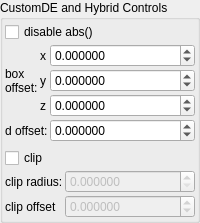
    <widget class="QGroupBox" name="groupBox_4">
     <property name="title">
      <string>CustomDE and Hybrid Controls</string>
     </property>
     <layout class="QVBoxLayout" name="verticalLayout_8">
      <property name="leftMargin">
       <number>2</number>
      </property>
      <property name="topMargin">
       <number>2</number>
      </property>
      <property name="rightMargin">
       <number>2</number>
      </property>
      <property name="bottomMargin">
       <number>2</number>
      </property>
      <item>
       <layout class="QGridLayout" name="gridLayout_34" columnstretch="0,0,1">
        <property name="spacing">
         <number>2</number>
        </property>
        <item row="4" column="2">
         <widget class="MyDoubleSpinBox" name="spinbox_transf_offset_0">
          <property name="sizePolicy">
           <sizepolicy hsizetype="Minimum" vsizetype="Maximum">
            <horstretch>0</horstretch>
            <verstretch>0</verstretch>
           </sizepolicy>
          </property>
          <property name="prefix">
           <string/>
          </property>
          <property name="suffix">
           <string/>
          </property>
          <property name="decimals">
           <number>6</number>
          </property>
          <property name="minimum">
           <double>-99.998999999999995</double>
          </property>
          <property name="maximum">
           <double>99.998999999999995</double>
          </property>
          <property name="singleStep">
           <double>0.010000000000000</double>
          </property>
         </widget>
        </item>
        <item row="2" column="2">
         <widget class="MyDoubleSpinBox" name="spinbox3_transf_offset_000_y">
          <property name="sizePolicy">
           <sizepolicy hsizetype="Minimum" vsizetype="Maximum">
            <horstretch>0</horstretch>
            <verstretch>0</verstretch>
           </sizepolicy>
          </property>
          <property name="prefix">
           <string/>
          </property>
          <property name="suffix">
           <string/>
          </property>
          <property name="decimals">
           <number>6</number>
          </property>
          <property name="minimum">
           <double>-99.989999999999995</double>
          </property>
          <property name="maximum">
           <double>99.989999999999995</double>
          </property>
          <property name="singleStep">
           <double>0.100000000000000</double>
          </property>
         </widget>
        </item>
        <item row="4" column="0" colspan="2">
         <widget class="QLabel" name="label_181">
          <property name="text">
           <string>d offset:</string>
          </property>
         </widget>
        </item>
        <item row="2" column="1">
         <widget class="QLabel" name="label_124">
          <property name="text">
           <string notr="true">y</string>
          </property>
         </widget>
        </item>
        <item row="1" column="0" rowspan="3">
         <widget class="QLabel" name="label_266">
          <property name="text">
           <string>box
offset:</string>
          </property>
         </widget>
        </item>
        <item row="3" column="2">
         <widget class="MyDoubleSpinBox" name="spinbox3_transf_offset_000_z">
          <property name="sizePolicy">
           <sizepolicy hsizetype="Minimum" vsizetype="Maximum">
            <horstretch>0</horstretch>
            <verstretch>0</verstretch>
           </sizepolicy>
          </property>
          <property name="prefix">
           <string/>
          </property>
          <property name="suffix">
           <string/>
          </property>
          <property name="decimals">
           <number>6</number>
          </property>
          <property name="minimum">
           <double>-99.989999999999995</double>
          </property>
          <property name="maximum">
           <double>99.989999999999995</double>
          </property>
          <property name="singleStep">
           <double>0.100000000000000</double>
          </property>
         </widget>
        </item>
        <item row="1" column="1">
         <widget class="QLabel" name="label_123">
          <property name="text">
           <string notr="true">x</string>
          </property>
         </widget>
        </item>
        <item row="1" column="2">
         <widget class="MyDoubleSpinBox" name="spinbox3_transf_offset_000_x">
          <property name="sizePolicy">
           <sizepolicy hsizetype="Minimum" vsizetype="Maximum">
            <horstretch>0</horstretch>
            <verstretch>0</verstretch>
           </sizepolicy>
          </property>
          <property name="prefix">
           <string/>
          </property>
          <property name="suffix">
           <string/>
          </property>
          <property name="decimals">
           <number>6</number>
          </property>
          <property name="minimum">
           <double>-99.989999999999995</double>
          </property>
          <property name="maximum">
           <double>99.989999999999995</double>
          </property>
          <property name="singleStep">
           <double>0.100000000000000</double>
          </property>
         </widget>
        </item>
        <item row="3" column="1">
         <widget class="QLabel" name="label_119">
          <property name="text">
           <string notr="true">z</string>
          </property>
         </widget>
        </item>
        <item row="0" column="0" colspan="3">
         <widget class="MyCheckBox" name="checkBox_transf_function_enabledF_false">
          <property name="text">
           <string>disable abs()</string>
          </property>
         </widget>
        </item>
       </layout>
      </item>
      <item>
       <layout class="QGridLayout" name="gridLayout_42" columnstretch="0,1">
        <property name="spacing">
         <number>2</number>
        </property>
        <item row="2" column="1">
         <widget class="MyDoubleSpinBox" name="spinbox_transf_offsetF_0">
          <property name="enabled">
           <bool>false</bool>
          </property>
          <property name="sizePolicy">
           <sizepolicy hsizetype="Minimum" vsizetype="Maximum">
            <horstretch>0</horstretch>
            <verstretch>0</verstretch>
           </sizepolicy>
          </property>
          <property name="prefix">
           <string/>
          </property>
          <property name="suffix">
           <string/>
          </property>
          <property name="decimals">
           <number>6</number>
          </property>
          <property name="minimum">
           <double>-99.998999999999995</double>
          </property>
          <property name="maximum">
           <double>99.998999999999995</double>
          </property>
          <property name="singleStep">
           <double>0.010000000000000</double>
          </property>
         </widget>
        </item>
        <item row="0" column="0">
         <widget class="MyCheckBox" name="checkBox_transf_function_enabledC_false">
          <property name="text">
           <string>clip</string>
          </property>
         </widget>
        </item>
        <item row="1" column="0">
         <widget class="QLabel" name="label_182">
          <property name="text">
           <string>clip radius:</string>
          </property>
         </widget>
        </item>
        <item row="2" column="0">
         <widget class="QLabel" name="label_184">
          <property name="text">
           <string>clip offset</string>
          </property>
         </widget>
        </item>
        <item row="1" column="1">
         <widget class="MyDoubleSpinBox" name="spinbox_transf_offsetR_1">
          <property name="enabled">
           <bool>false</bool>
          </property>
          <property name="sizePolicy">
           <sizepolicy hsizetype="Minimum" vsizetype="Maximum">
            <horstretch>0</horstretch>
            <verstretch>0</verstretch>
           </sizepolicy>
          </property>
          <property name="prefix">
           <string/>
          </property>
          <property name="suffix">
           <string/>
          </property>
          <property name="decimals">
           <number>6</number>
          </property>
          <property name="minimum">
           <double>0.000000000000000</double>
          </property>
          <property name="maximum">
           <double>99.998999999999995</double>
          </property>
          <property name="singleStep">
           <double>0.100000000000000</double>
          </property>
         </widget>
        </item>
       </layout>
      </item>
     </layout>
    </widget>
